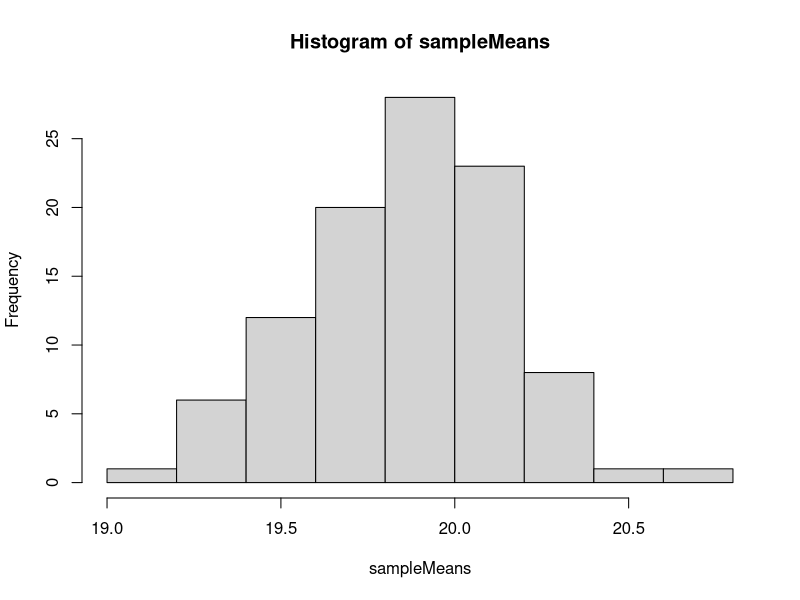
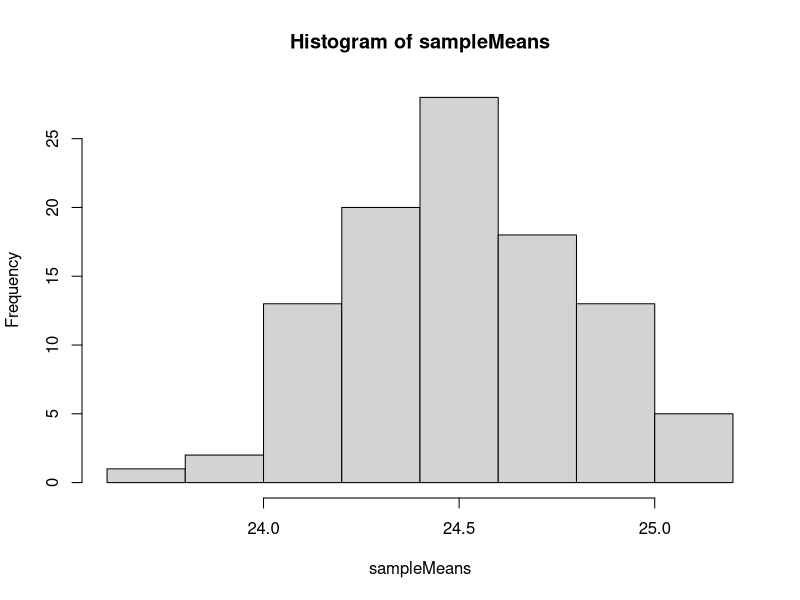

Source code (R) for these figures, in order:
## ---- chunk 1
# fixes a value generated by the random generator
set.seed(3)
# stores value 30 in sampleSize
sampleSize <- 30
#random number generator for the normal distribution with mean and standard deviation stored in studentPop
studentPop <- rnorm(20000,mean=20,sd=3)
# sample function here is choosing a sample of size 30 and replace =TRUE means that sampling will happen with replacement. We are storing the sample value in undergrad
undergrads <- sample(studentPop,size=sampleSize,replace=TRUE)
#random number generator for the normal distribution with mean and standard deviation. Value stored in GRAD
grads <- rnorm(sampleSize,mean=25,sd=3)
?runif
# part of a group of functions providing information about the uniform distribution on the interval from min to max. runif generates random deviates.
#
# runif(1) means the first observation. If the first observation > 0.5 we are going to get test sample as grads and vice - versa
if (runif(1)>0.5) { testSample <- grads } else { testSample <- undergrads }
# mean of the sample selected
mean(testSample)
## ---- chunk 2
sample(undergrads,10,replace =TRUE )
## ---- chunk 3
mean (sample(undergrads,10,replace =TRUE ))
## ---- chunk 4
replicate(3, mean(sample(undergrads,10,replace =TRUE )))
## ---- chunk 5
sampleMeans <-replicate(100,mean(sample(undergrads,100,replace = TRUE)))
## ---- chunk 6
hist(sampleMeans)
quant <- quantile(sampleMeans,probs = c(0.025,0.975))
quant
## ---- chunk 7
print('Sample mean is not extreme')
## ---- chunk 8
# test sample is for undergrad students because the  mean is not in extreme regions of the normal distribution which was created by sampling and replicating means.Thus I think it should be an undergrad sample.
## ---- chunk 9
sample(grads,10,replace =TRUE )
## ---- chunk 10
mean (sample(grads,10,replace =TRUE ))
## ---- chunk 11
replicate(3, mean(sample(grads,10,replace =TRUE )))
## ---- chunk 12
sampleMeans <-replicate(100,mean(sample(grads,100,replace = TRUE)))
## ---- chunk 13
hist(sampleMeans)
quant <- quantile(sampleMeans,probs = c(0.025,0.975))
quant
## ---- chunk 14
if(mean(testSample)<quant[1] || mean(testSample) > quant[2]){
  print("sample mean is extreme")
  
}else{
  print("sameple mean is not extreme")
}
## ---- chunk 15
# test sample is not of grad students because the  mean is in extreme regions of the normal distribution which was created by sampling and replicating means.Thus I think it should not be a grad sample.
